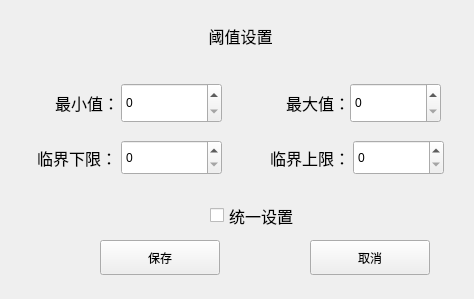
<?xml version="1.0" encoding="UTF-8"?>
<ui version="4.0">
 <class>SettingThreshold</class>
 <widget class="QWidget" name="SettingThreshold">
  <property name="geometry">
   <rect>
    <x>0</x>
    <y>0</y>
    <width>474</width>
    <height>299</height>
   </rect>
  </property>
  <property name="minimumSize">
   <size>
    <width>0</width>
    <height>296</height>
   </size>
  </property>
  <property name="windowTitle">
   <string>Form</string>
  </property>
  <widget class="QLabel" name="label">
   <property name="geometry">
    <rect>
     <x>10</x>
     <y>5</y>
     <width>461</width>
     <height>61</height>
    </rect>
   </property>
   <property name="font">
    <font>
     <pointsize>12</pointsize>
    </font>
   </property>
   <property name="text">
    <string>阈值设置</string>
   </property>
   <property name="alignment">
    <set>Qt::AlignCenter</set>
   </property>
  </widget>
  <widget class="MyLabel" name="label_5">
   <property name="geometry">
    <rect>
     <x>250</x>
     <y>140</y>
     <width>100</width>
     <height>35</height>
    </rect>
   </property>
   <property name="font">
    <font>
     <pointsize>12</pointsize>
    </font>
   </property>
   <property name="text">
    <string>临界上限：</string>
   </property>
   <property name="alignment">
    <set>Qt::AlignRight|Qt::AlignTrailing|Qt::AlignVCenter</set>
   </property>
  </widget>
  <widget class="MySpinBox" name="spinBox_3">
   <property name="geometry">
    <rect>
     <x>121</x>
     <y>140</y>
     <width>101</width>
     <height>35</height>
    </rect>
   </property>
   <property name="maximum">
    <number>999</number>
   </property>
  </widget>
  <widget class="MyLabel" name="label_2">
   <property name="geometry">
    <rect>
     <x>19</x>
     <y>83</y>
     <width>100</width>
     <height>40</height>
    </rect>
   </property>
   <property name="font">
    <font>
     <pointsize>12</pointsize>
    </font>
   </property>
   <property name="text">
    <string>最小值：</string>
   </property>
   <property name="alignment">
    <set>Qt::AlignRight|Qt::AlignTrailing|Qt::AlignVCenter</set>
   </property>
  </widget>
  <widget class="MySpinBox" name="spinBox_2">
   <property name="geometry">
    <rect>
     <x>350</x>
     <y>83</y>
     <width>91</width>
     <height>40</height>
    </rect>
   </property>
   <property name="maximum">
    <number>999</number>
   </property>
  </widget>
  <widget class="QCheckBox" name="checkBox">
   <property name="geometry">
    <rect>
     <x>210</x>
     <y>200</y>
     <width>121</width>
     <height>31</height>
    </rect>
   </property>
   <property name="maximumSize">
    <size>
     <width>150</width>
     <height>16777215</height>
    </size>
   </property>
   <property name="font">
    <font>
     <pointsize>12</pointsize>
    </font>
   </property>
   <property name="text">
    <string>统一设置</string>
   </property>
  </widget>
  <widget class="MyLabel" name="label_4">
   <property name="geometry">
    <rect>
     <x>17</x>
     <y>140</y>
     <width>100</width>
     <height>35</height>
    </rect>
   </property>
   <property name="font">
    <font>
     <pointsize>12</pointsize>
    </font>
   </property>
   <property name="text">
    <string>临界下限：</string>
   </property>
   <property name="alignment">
    <set>Qt::AlignRight|Qt::AlignTrailing|Qt::AlignVCenter</set>
   </property>
  </widget>
  <widget class="MyLabel" name="label_3">
   <property name="geometry">
    <rect>
     <x>250</x>
     <y>83</y>
     <width>100</width>
     <height>40</height>
    </rect>
   </property>
   <property name="font">
    <font>
     <pointsize>12</pointsize>
    </font>
   </property>
   <property name="text">
    <string>最大值：</string>
   </property>
   <property name="alignment">
    <set>Qt::AlignRight|Qt::AlignTrailing|Qt::AlignVCenter</set>
   </property>
  </widget>
  <widget class="QPushButton" name="cancelBtn">
   <property name="geometry">
    <rect>
     <x>310</x>
     <y>240</y>
     <width>120</width>
     <height>35</height>
    </rect>
   </property>
   <property name="maximumSize">
    <size>
     <width>120</width>
     <height>16777215</height>
    </size>
   </property>
   <property name="text">
    <string>取消</string>
   </property>
  </widget>
  <widget class="QPushButton" name="saveBtn">
   <property name="geometry">
    <rect>
     <x>100</x>
     <y>240</y>
     <width>120</width>
     <height>35</height>
    </rect>
   </property>
   <property name="maximumSize">
    <size>
     <width>120</width>
     <height>16777215</height>
    </size>
   </property>
   <property name="text">
    <string>保存</string>
   </property>
  </widget>
  <widget class="MySpinBox" name="spinBox">
   <property name="geometry">
    <rect>
     <x>121</x>
     <y>83</y>
     <width>101</width>
     <height>40</height>
    </rect>
   </property>
   <property name="suffix">
    <string/>
   </property>
   <property name="prefix">
    <string/>
   </property>
   <property name="maximum">
    <number>999</number>
   </property>
  </widget>
  <widget class="MySpinBox" name="spinBox_4">
   <property name="geometry">
    <rect>
     <x>353</x>
     <y>140</y>
     <width>91</width>
     <height>35</height>
    </rect>
   </property>
   <property name="prefix">
    <string/>
   </property>
   <property name="maximum">
    <number>999</number>
   </property>
  </widget>
 </widget>
 <customwidgets>
  <customwidget>
   <class>MySpinBox</class>
   <extends>QSpinBox</extends>
   <header location="global">setthreshold/myspinbox.h</header>
  </customwidget>
  <customwidget>
   <class>MyLabel</class>
   <extends>QLabel</extends>
   <header location="global">setthreshold/mylabel.h</header>
  </customwidget>
 </customwidgets>
 <resources/>
 <connections/>
</ui>
